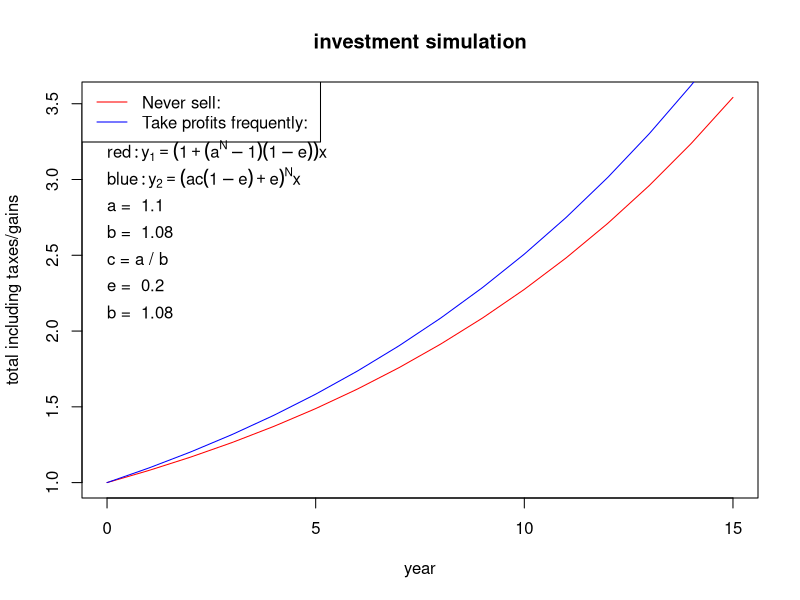

This figure's R source:
# configure parameters
x <- 1 # 元手資金
a <- 1.1 # 年初 ~ 天井の倍率
b <- 1.08 # 年初 ~ 底の倍率
c <- a / b
e <- 0.2 # 税金

# define axis
N <- seq(0, 15, by=1.0)

# define functions
y1 <- (
  1 + (a**N - 1) * (1 - e)
) * x

y2 <- (
  a * c * (1 - e) + e
) ** N * x

# plot graph
plot(N, y1, type="l", col="red", xlab="year", ylab="total including taxes/gains", main="investment simulation")
lines(N, y2, col="blue")

# legend
legend("topleft",
  legend=c(
    paste("Never sell: "),
    paste("Take profits frequently: ")
  ),
  col=c("red", "blue"),
  lty=1
)
text(0, max(y1) * 0.90, expression(red: y[1] == (1 + (a^N - 1) * (1 - e)) * x), adj=0)
text(0, max(y1) * 0.85, expression(blue: y[2] == (a * c * (1 - e) + e) ** N * x), adj=0)

# text on graph
text(0, max(y1) * 0.80, paste("a = ", a), adj=0)
text(0, max(y1) * 0.75, paste("b = ", b), adj=0)
text(0, max(y1) * 0.70, paste("c = a / b"), adj=0)
text(0, max(y1) * 0.65, paste("e = ", e), adj=0)
text(0, max(y1) * 0.60, paste("b = ", b), adj=0)
